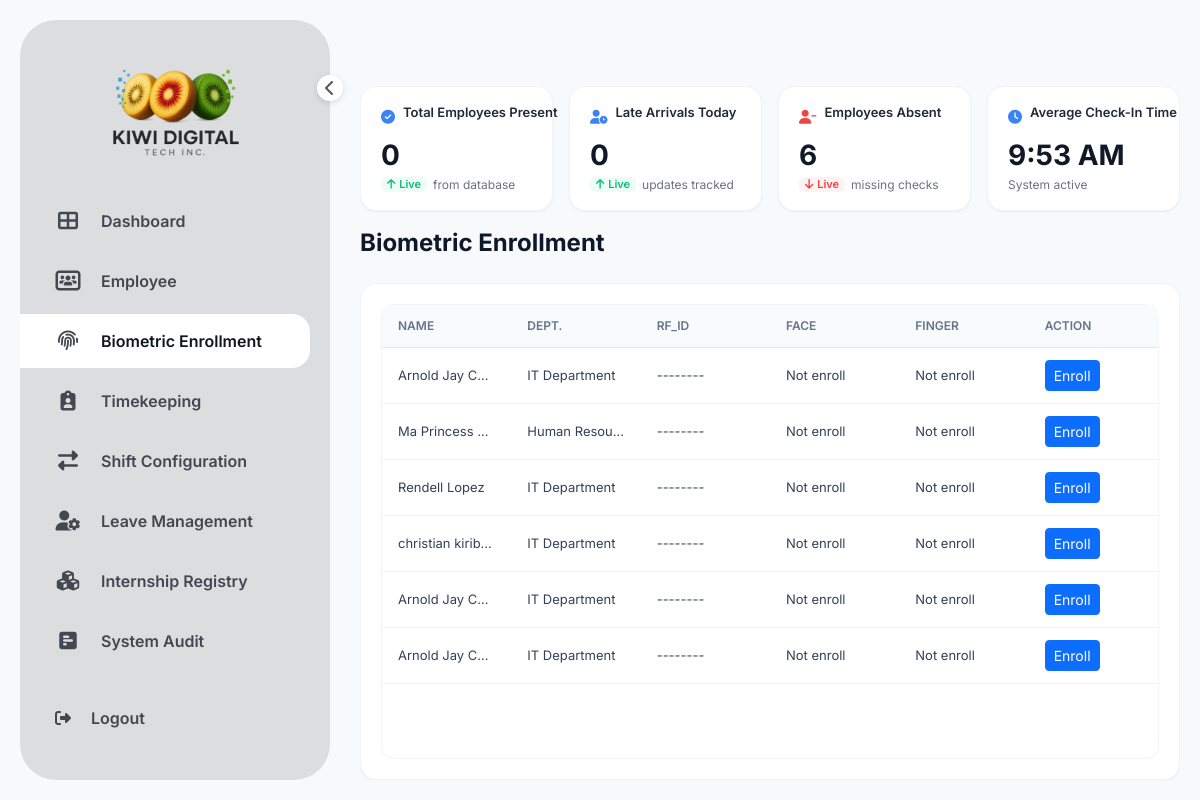
The page /biometrics.php on the database its author committed.
### tables this page shows
CREATE TABLE IF NOT EXISTS `employees` (
    `id` INT(11) NOT NULL AUTO_INCREMENT,  
    `employee_id` VARCHAR(50) NOT NULL,
    `name` VARCHAR(100) NOT NULL,
    `email` VARCHAR(100) DEFAULT NULL,
    `department` VARCHAR(100) NOT NULL,
    `position` VARCHAR(100) NOT NULL,
    `biometric_rfid` VARCHAR(255) DEFAULT NULL,
    `status` VARCHAR(50) NOT NULL DEFAULT 'Active',
    `created_at` DATETIME NOT NULL DEFAULT CURRENT_TIMESTAMP,
    PRIMARY KEY (`id`),
    UNIQUE KEY `uq_employee_id` (`employee_id`)
);

### class/Dashboard.php (called while the page is built, shortened)
<?php
class Dashboard
{
    private $db;
    public function __construct($dbConnection)
    {
        $this->db = $dbConnection;
    }
    public function getTodayStats($date = null)
    {
        $date = $date ?: date('Y-m-d');
        $present = $this->countByStatus($date, 'Present');
        $late = $this->countByStatus($date, 'Late');
        $absent = $this->countAbsent($date);
        $avgCheckIn = $this->getAverageCheckIn($date);
        $totalEmployees = $this->getTotalEmployees();
        return [
            'date' => $date,
            'present' => $present,
            'late' => $late,
            'absent' => $absent,
            'avg_check_in' => $avgCheckIn,
            'total_employees' => $totalEmployees,
        ];
    }
    private function countByStatus($date, $status)
    {
        $sql = "SELECT COUNT(DISTINCT employee_table_id) AS total
                FROM attendance
                WHERE date_record = ? AND status = ?";
        $stmt = $this->db->prepare($sql);
        $stmt->bind_param('ss', $date, $status);
        $stmt->execute();
        $row = $stmt->get_result()->fetch_assoc();
        return (int) ($row['total'] ?? 0);
    }
    private function countAbsent($date)
    {
        $sql = "SELECT COUNT(*) AS total FROM employees WHERE status = 'Active'";
        $res = $this->db->query($sql);
        $totalActive = (int) (($res && $row = $res->fetch_assoc()) ? $row['total'] : 0);
        $sqlChecked = "SELECT COUNT(DISTINCT employee_table_id) AS total
                       FROM attendance
                       WHERE date_record = ? AND status IN ('Present', 'Late')";
        $stmt = $this->db->prepare($sqlChecked);
        $stmt->bind_param('s', $date);
        $stmt->execute();
        $checkedIn = (int) ($stmt->get_result()->fetch_assoc()['total'] ?? 0);
        return max(0, $totalActive - $checkedIn);
    }
    private function getAverageCheckIn($date)
    {
        $sql = "SELECT SEC_TO_TIME(AVG(TIME_TO_SEC(time_in))) AS avg_time
                FROM attendance
                WHERE date_record = ? AND time_in IS NOT NULL AND time_in != '00:00:00'";
        $stmt = $this->db->prepare($sql);
        $stmt->bind_param('s', $date);
        $stmt->execute();
        $row = $stmt->get_result()->fetch_assoc();
        if (empty($row['avg_time'])) {
            return '--:-- --';
        }
        return date('h:i A', strtotime($row['avg_time']));
    }
    private function getTotalEmployees()
    {
        $res = $this->db->query("SELECT COUNT(*) AS total FROM employees");
        return (int) (($res && $row = $res->fetch_assoc()) ? $row['total'] : 0);
    }
}

### biometrics.php (the view, shortened to what this page needs)
<?php
$activePage = 'biometric';
require_once 'class/Dashboard.php';
$database = new Database();
$conn = $database->getConnection();
$dashboard = new Dashboard($conn);
$stats = $dashboard->getTodayStats();
$total_present = $stats['present'];
$total_late = $stats['late'];
$total_absent = $stats['absent'];
?>
<!DOCTYPE html>
<html lang="en">
<head>
    <link rel="stylesheet" href="bootstrap-5.3.5-dist/css/bootstrap.min.css">
    <link rel="stylesheet" href="https://cdnjs.cloudflare.com/ajax/libs/font-awesome/6.4.2/css/all.min.css">
</head>
<body>
<div class="app-container">
    <?php
    $navItems = [
        ['id' => 'dashboard',   'href' => 'index.php',       'icon' => 'fa-table-cells-large',       'label' => 'Dashboard'],
        ['id' => 'employee',    'href' => 'employee.php',    'icon' => 'fa-users-rectangle',         'label' => 'Employee'],
        ['id' => 'biometric',   'href' => '#',               'icon' => 'fa-fingerprint',             'label' => 'Biometric Enrollment'],
        ['id' => 'timekeeping', 'href' => 'timekeeping.php', 'icon' => 'fa-clipboard-user',          'label' => 'Timekeeping'],
        ['id' => 'shift',       'href' => '#',               'icon' => 'fa-right-left',              'label' => 'Shift Configuration'],
        ['id' => 'leave',       'href' => 'leave.php',       'icon' => 'fa-user-gear',               'label' => 'Leave Management'],
        ['id' => 'internship',  'href' => '#',               'icon' => 'fa-cubes',                   'label' => 'Internship Registry'],
        ['id' => 'audit',       'href' => '#',               'icon' => 'fa-square-poll-horizontal',  'label' => 'System Audit'],
    ];
    ?>
    <nav class="sidebar" id="sidebarContainer">
        <div class="sidebar-header">
            <div class="logo-container">
                <img src="img/kiwi.png" alt="KIWI DIGITAL TECH INC." class="logo-img">
            </div>
            <button type="button" class="sidebar-toggle-btn" id="toggleSidebarBtn" aria-label="Toggle sidebar">
                <i class="fa-solid fa-chevron-left" id="toggleIcon"></i>
            </button>
        </div>
        <ul class="nav-links">
            <?php foreach ($navItems as $item): ?>
            <li class="nav-item<?php echo $activePage === $item['id'] ? ' active' : ''; ?>">
                <a href="<?php echo htmlspecialchars($item['href']); ?>">
                    <i class="fa-solid <?php echo htmlspecialchars($item['icon']); ?> icon"></i>
                    <span><?php echo htmlspecialchars($item['label']); ?></span>
                </a>
            </li>
            <?php endforeach; ?>
        </ul>
        <div class="sidebar-footer">
            <a href="logout.php" class="logout-btn">
                <i class="fa-solid fa-right-from-bracket icon"></i>
                <span>Logout</span>
            </a>
        </div>
    </nav>
    <main class="main-content">
        <div class="dashboard-header-bar">
        </div>
        <div class="dashboard-row-layout">
            <div class="metrics-straight-row">
                <div class="card">
                    <div class="card-header">
                        <i class="fa-solid fa-circle-check"></i>
                        <span class="card-title">Total Employees Present</span>
                    </div>
                    <div class="card-value"><?php echo $total_present; ?></div>
                    <div class="card-footer">
                        <span class="badge positive"><i class="fa-solid fa-arrow-up"></i> Live</span>
                        <span>from database</span>
                    </div>
                </div>
                <div class="card">
                    <div class="card-header">
                        <i class="fa-solid fa-user-clock"></i>
                        <span class="card-title">Late Arrivals Today</span>
                    </div>
                    <div class="card-value"><?php echo $total_late; ?></div>
                    <div class="card-footer">
                        <span class="badge positive"><i class="fa-solid fa-arrow-up"></i> Live</span>
                        <span>updates tracked</span>
                    </div>
                </div>
                <div class="card">
                    <div class="card-header">
                        <i class="fa-solid fa-user-minus" style="color: #ef4444;"></i>
                        <span class="card-title">Employees Absent</span>
                    </div>
                    <div class="card-value"><?php echo $total_absent; ?></div>
                    <div class="card-footer">
                        <span class="badge negative"><i class="fa-solid fa-arrow-down"></i> Live</span>
                        <span>missing checks</span>
                    </div>
                </div>
                <div class="card">
                    <div class="card-header">
                        <i class="fa-solid fa-clock"></i>
                        <span class="card-title">Average Check-In Time</span>
                    </div>
                    <div class="card-value" id="live-time-card">--:-- --</div>
                    <div class="card-footer">
                        <span>System active</span>
                    </div>
                </div>
            </div>
        </div>
        <div class="dashboard-header-bar"><h1 class="dashboard-title">Biometric Enrollment</h1></div>
        <div class="bottom-content-area">
            <div class="employee-panel">
                <div class="custom-table-wrapper">
                    <table class="employee-table">
                        <thead>
                            <tr><th>Name</th><th>Dept.</th><th>Rf_ID</th><th>Face</th><th>Finger</th><th>Action</th></tr>
                        </thead>
                        <tbody>
                            <?php
                            $query = "SELECT e.id, e.name, e.department, u.biometric_rfid, u.facial_map, u.fingerprint_template
                                      FROM employees e LEFT JOIN users u ON e.id = u.name";
                            $res = $conn->query($query);
                            if ($res) {
                                while($row = $res->fetch_assoc()) { ?>
                                    <tr>
                                        <td><?php echo htmlspecialchars($row['name']); ?></td>
                                        <td><?php echo htmlspecialchars($row['department']); ?></td>
                                        <td><?php echo htmlspecialchars($row['biometric_rfid'] ?? '--------'); ?></td>
                                        <td><?php echo $row['facial_map'] ? 'Registered' : 'Not enroll'; ?></td>
                                        <td><?php echo $row['fingerprint_template'] ? 'Registered' : 'Not enroll'; ?></td>
                                        <td>
                                            <button class="btn btn-sm btn-primary" data-bs-toggle="modal" data-bs-target="#enrollModal"
                                                    data-id="<?php echo htmlspecialchars($row['id']); ?>"
                                                    data-name="<?php echo htmlspecialchars($row['name']); ?>"
                                                    data-dept="<?php echo htmlspecialchars($row['department']); ?>">
                                                Enroll
                                            </button>
                                        </td>
                                    </tr>
                            <?php } } ?>
                        </tbody>
                    </table>
                </div>
            </div>
        </div>
    </main>
</div>
</body>
</html>

### rows shown on the page
employees: name "Arnold Jay C…", department "IT Department", biometric_rfid "--------"
employees: name "Ma Princess…", department "Human Resou…", biometric_rfid "--------"
employees: name "Rendell Lopez", department "IT Department", biometric_rfid "--------"
employees: name "christian kiriben", department "IT Department", biometric_rfid "--------"
employees: name "Arnold Jay C…", department "IT Department", biometric_rfid "--------"
employees: name "Arnold Jay C…", department "IT Department", biometric_rfid "--------"

### other values the page prints
$item['label'] "Dashboard"
$item['label'] "Employee"
$item['label'] "Biometric Enrollment"
$item['label'] "Timekeeping"
$item['label'] "Shift Configuration"
$item['label'] "Leave Management"
$item['label'] "Internship Registry"
$item['label'] "System Audit"
$total_present "0"
$total_late "0"
$total_absent "6"
